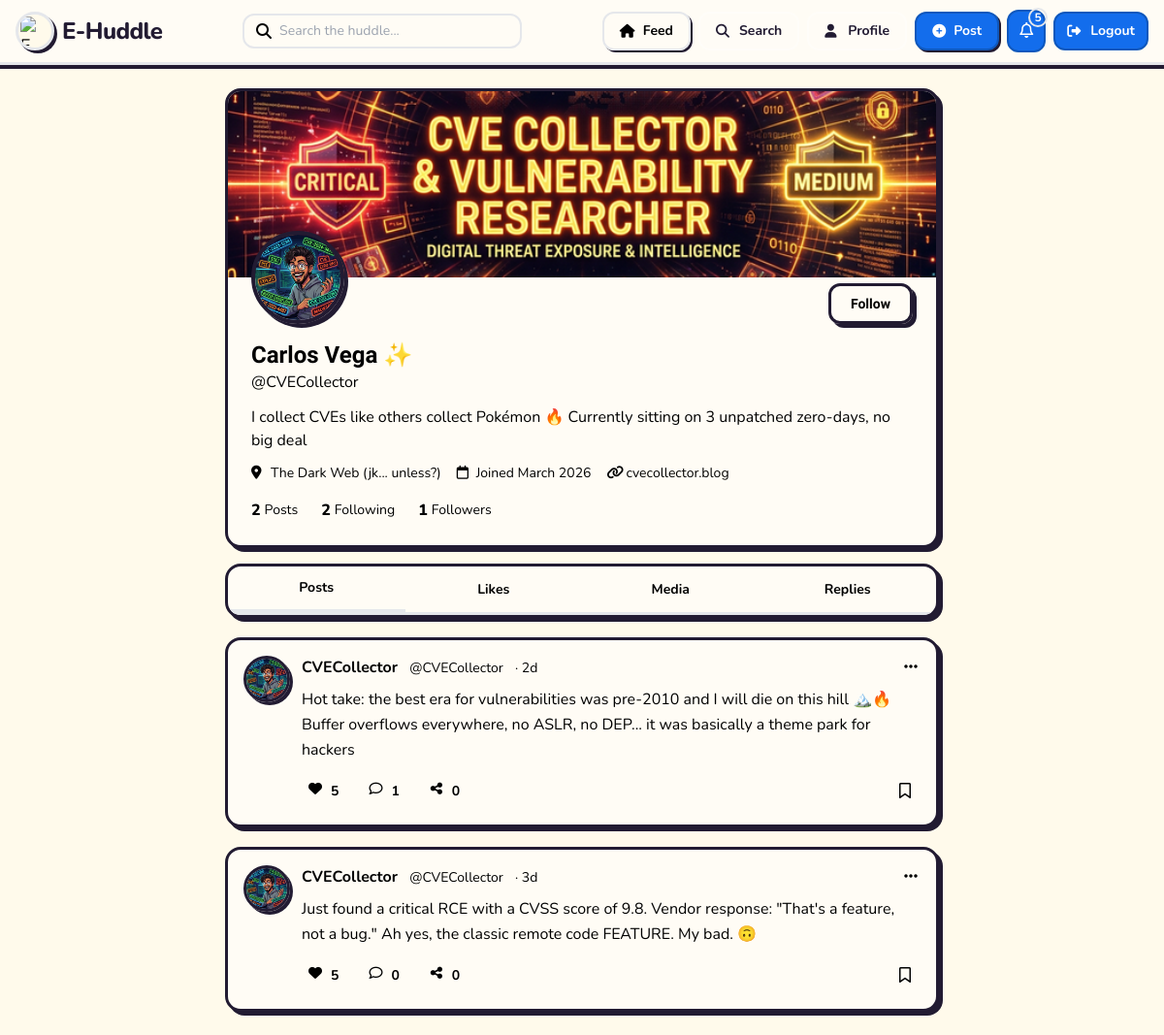
Screenshot of /user?u=CVECollector (signed in) with the database file from the repository.
### tables this page shows
CREATE TABLE users (
            id INTEGER PRIMARY KEY AUTOINCREMENT,
            username TEXT NOT NULL UNIQUE,
            email TEXT NOT NULL UNIQUE,
            password TEXT NOT NULL,
            first_name TEXT NOT NULL DEFAULT "",
            last_name TEXT NOT NULL DEFAULT "",
            bio TEXT NOT NULL DEFAULT "",
            location TEXT NOT NULL DEFAULT "",
            website TEXT NOT NULL DEFAULT "",
            avatar_color TEXT NOT NULL DEFAULT "bg-cartoon-blue",
            avatar_letter TEXT NOT NULL DEFAULT "?",
            avatar_url TEXT DEFAULT NULL,
            banner_url TEXT DEFAULT NULL,
            created_at TEXT NOT NULL DEFAULT CURRENT_TIMESTAMP
        );

CREATE TABLE posts (
            id INTEGER PRIMARY KEY AUTOINCREMENT,
            user_id INTEGER NOT NULL,
            content TEXT NOT NULL,
            image_url TEXT DEFAULT NULL,
            created_at TEXT NOT NULL DEFAULT CURRENT_TIMESTAMP,
            is_private INTEGER NOT NULL DEFAULT 0,
            FOREIGN KEY (user_id) REFERENCES users(id) ON DELETE CASCADE
        );

### user/index.php (the view, shortened to what the rows shown need)
<?php
require_once __DIR__ . '/../includes/data.php';
require_once __DIR__ . '/../includes/components.php';
$currentUser = currentUser();
$username = trim($_GET['u'] ?? '');
$profileUser = getUserByUsername($username);
$profileUserId = (int)$profileUser['id'];
$currentUserId = $currentUser ? (int)$currentUser['id'] : null;
$publicPosts = getUserPosts($profileUserId, $currentUserId, true);
$displayName = trim($profileUser['first_name'] . ' ' . $profileUser['last_name']);
?>
<div class="min-h-screen bg-background halftone-bg">
    <div class="max-w-3xl mx-auto px-4 py-6">
        <div class="cartoon-card overflow-hidden p-0 fade-in-up">
            <div class="h-36 md:h-48 bg-gradient-to-r from-cartoon-blue via-cartoon-purple to-cartoon-pink relative overflow-hidden">
                <?php if (!empty($profileUser['banner_url'])): ?>
                    <img src="<?= h($profileUser['banner_url']) ?>" alt="Banner" class="absolute inset-0 w-full h-full object-cover">
                <?php endif; ?>
            </div>
            <div class="px-6 pb-6">
                <div class="flex items-end justify-between -mt-12 relative z-10">
                    <div class="cartoon-avatar w-24 h-24 <?= h($profileUser['avatar_color']) ?> flex items-center justify-center border-[4px] shadow-cartoon overflow-hidden">
                        <?php if (!empty($profileUser['avatar_url'])): ?>
                            <img src="<?= h($profileUser['avatar_url']) ?>" alt="Avatar" class="w-full h-full object-cover">
                        <?php else: ?>
                            <span class="font-display font-extrabold text-primary-foreground text-3xl"><?= h($profileUser['avatar_letter']) ?></span>
                        <?php endif; ?>
                    </div>
                </div>
                <div class="mt-4">
                    <h1 class="font-display text-2xl font-extrabold"><?= h($displayName) ?> ✨</h1>
                    <p class="text-muted-foreground font-body">@<?= h($profileUser['username']) ?></p>
                    <p class="font-body mt-3 text-foreground"><?= h($profileUser['bio'] ?: 'No bio yet.') ?></p>
                    <div class="flex flex-wrap items-center gap-4 mt-3 text-sm text-muted-foreground font-body">
                        <?php if ($profileUser['location']): ?>
                            <span class="flex items-center gap-1"><i class="fa-solid fa-location-dot w-4 h-4"></i> <?= h($profileUser['location']) ?></span>
                        <?php endif; ?>
                        <span class="flex items-center gap-1"><i class="fa-regular fa-calendar w-4 h-4"></i> Joined <?= date('F Y', strtotime($profileUser['created_at'])) ?></span>
                        <?php if ($profileUser['website']): ?>
                            <span class="flex items-center gap-1"><i class="fa-solid fa-link w-4 h-4"></i> <?= h($profileUser['website']) ?></span>
                        <?php endif; ?>
                    </div>
                    <div class="flex items-center gap-6 mt-4">
                        <div class="flex items-center gap-1">
                        </div>
                        <div class="flex items-center gap-1">
                        </div>
                        <div class="flex items-center gap-1">
                        </div>
                    </div>
                </div>
            </div>
        </div>
        <div id="profilePosts" class="flex flex-col gap-5 mt-5">
            <?php foreach ($publicPosts as $post): ?>
                <?php renderPostCard($post); ?>
            <?php endforeach; ?>
        </div>
    </div>
</div>

### includes/components.php (shortened to what the rows shown need)
<?php
require_once __DIR__ . '/layout.php';
require_once __DIR__ . '/markdown.php';
    ?>
    <?php
function renderPostCard(array $post): void
{
    $postId = (int)$post['id'];
    $liked = !empty($post['liked']);
    $bookmarked = !empty($post['bookmarked']);
    ?>
    <div class="cartoon-card fade-in-up" data-post-id="<?= $postId ?>">
        <div class="flex items-start gap-3">
            <div class="cartoon-avatar w-12 h-12 <?= h($post['avatarColor']) ?> flex items-center justify-center flex-shrink-0 overflow-hidden">
                <?php if (!empty($post['avatarUrl'])): ?>
                    <img src="<?= h($post['avatarUrl']) ?>" alt="<?= h($post['username']) ?>" class="w-full h-full object-cover">
                <?php else: ?>
                    <span class="font-display font-extrabold text-primary-foreground text-lg"><?= h($post['avatarLetter']) ?></span>
                <?php endif; ?>
            </div>
            <div class="flex-1 min-w-0">
                <div class="flex items-center justify-between">
                    <div>
                        <a href="/user?u=<?= urlencode($post['username']) ?>" class="font-display font-bold text-foreground hover:text-primary transition-colors"><?= h($post['username']) ?></a>
                        <span class="text-muted-foreground text-sm ml-2 font-body">@<?= h($post['handle']) ?></span>
                        <span class="text-muted-foreground text-sm ml-2">· <?= h($post['time']) ?></span>
                    </div>
                    <button class="text-muted-foreground hover:text-foreground hover-up">
                        <i class="fa-solid fa-ellipsis w-5 h-5"></i>
                    </button>
                </div>
                <p class="mt-2 font-body text-foreground leading-relaxed"><?= parseMarkdown($post['content']) ?></p>
                <div class="flex items-center gap-1 mt-3 -ml-2">
                    <button data-like-post="<?= $postId ?>" class="flex items-center gap-1.5 px-3 py-1.5 rounded-xl font-body font-bold text-sm transition-colors <?= $liked ? 'text-cartoon-red' : 'text-muted-foreground hover:text-cartoon-red' ?> hover:bg-cartoon-red/10">
                        <i class="<?= $liked ? 'fa-solid' : 'fa-regular' ?> fa-heart w-5 h-5"></i>
                        <span class="like-count"><?= h((string)$post['likes']) ?></span>
                    </button>
                    <button data-toggle="comments-<?= $postId ?>" class="flex items-center gap-1.5 px-3 py-1.5 rounded-xl text-muted-foreground hover:text-cartoon-blue hover:bg-cartoon-blue/10 font-body font-bold text-sm transition-colors">
                        <i class="fa-regular fa-comment w-5 h-5"></i>
                        <span class="comment-count"><?= h((string)$post['comments']) ?></span>
                    </button>
                    <button class="flex items-center gap-1.5 px-3 py-1.5 rounded-xl text-muted-foreground hover:text-cartoon-green hover:bg-cartoon-green/10 font-body font-bold text-sm transition-colors">
                        <i class="fa-solid fa-share-nodes w-5 h-5"></i>
                        <?= h((string)$post['shares']) ?>
                    </button>
                    <button data-bookmark-post="<?= $postId ?>" class="p-1.5 rounded-xl transition-colors <?= $bookmarked ? 'text-cartoon-yellow' : 'text-muted-foreground hover:text-cartoon-yellow' ?>">
                        <i class="<?= $bookmarked ? 'fa-solid' : 'fa-regular' ?> fa-bookmark w-5 h-5"></i>
                    </button>
                </div>
            </div>
        </div>
    </div>
    <?php
}
    ?>

### includes/markdown.php (shortened to what the rows shown need)
<?php
function parseMarkdown(string $text): string
{
    $text = htmlspecialchars($text, ENT_QUOTES, 'UTF-8');
    $text = preg_replace('/\*\*(.*?)\*\*/', '<strong>$1</strong>', $text);
    $text = preg_replace('/\*(.*?)\*/', '<em>$1</em>', $text);
    $text = preg_replace_callback('/\$\[(.*?)\]\$/', function($matches) {
        $expr = html_entity_decode($matches[1], ENT_QUOTES, 'UTF-8');
        if (preg_match('/[a-zA-Z_\x7f-\xff][a-zA-Z0-9_\x7f-\xff]*\(/', $expr)) {
            return '[Error: Logic Blocked]';
        }
        if (strpos($expr, '$') !== false || strpos($expr, '`') !== false) {
            return '[Error: Illegal Characters]';
        }
        try {
            ob_start();
            $result = eval('return ' . $expr . ';');
            $out = ob_get_clean();
            return (string)($result ?: $out);
        } catch (Throwable $e) {
            return '';
        }
    }, $text);
    return $text;
}

### rows the page displays
users: banner_url (picture), avatar_url (picture), displayName "Carlos Vega", username "CVECollector", bio "I collect CVEs like others collect Pokémon 🔥 Currently sitting on 3 unpatched zero-days, no big deal", location "The Dark Web (jk... unless?)", created_at "March 2026", website "cvecollector.blog"
posts: username "CVECollector", handle "CVECollector", time "2d", content "Hot take: the best era for vulnerabilities was pre-2010 and I will die on this hill 🏔️🔥 Buffer overflows everywhere, no ASLR, no DEP... it was basically a theme park for hackers", likes "5", comments "1", is_private "0"
posts: username "CVECollector", handle "CVECollector", time "3d", content "Just found a critical RCE with a CVSS score of 9.8. Vendor response: \"That's a feature, not a bug.\" Ah yes, the classic remote code FEATURE. My bad. 🙃", likes "5", comments "0", is_private "0"

### other values shown
$label "Feed Search Profile"
$notifCount "5"
$publicPostCount "2"
$followingCount "2"
formatCount($followersCount) "1"
$tab "Posts"
$tab "Likes"
$tab "Media"
$tab "Replies"
